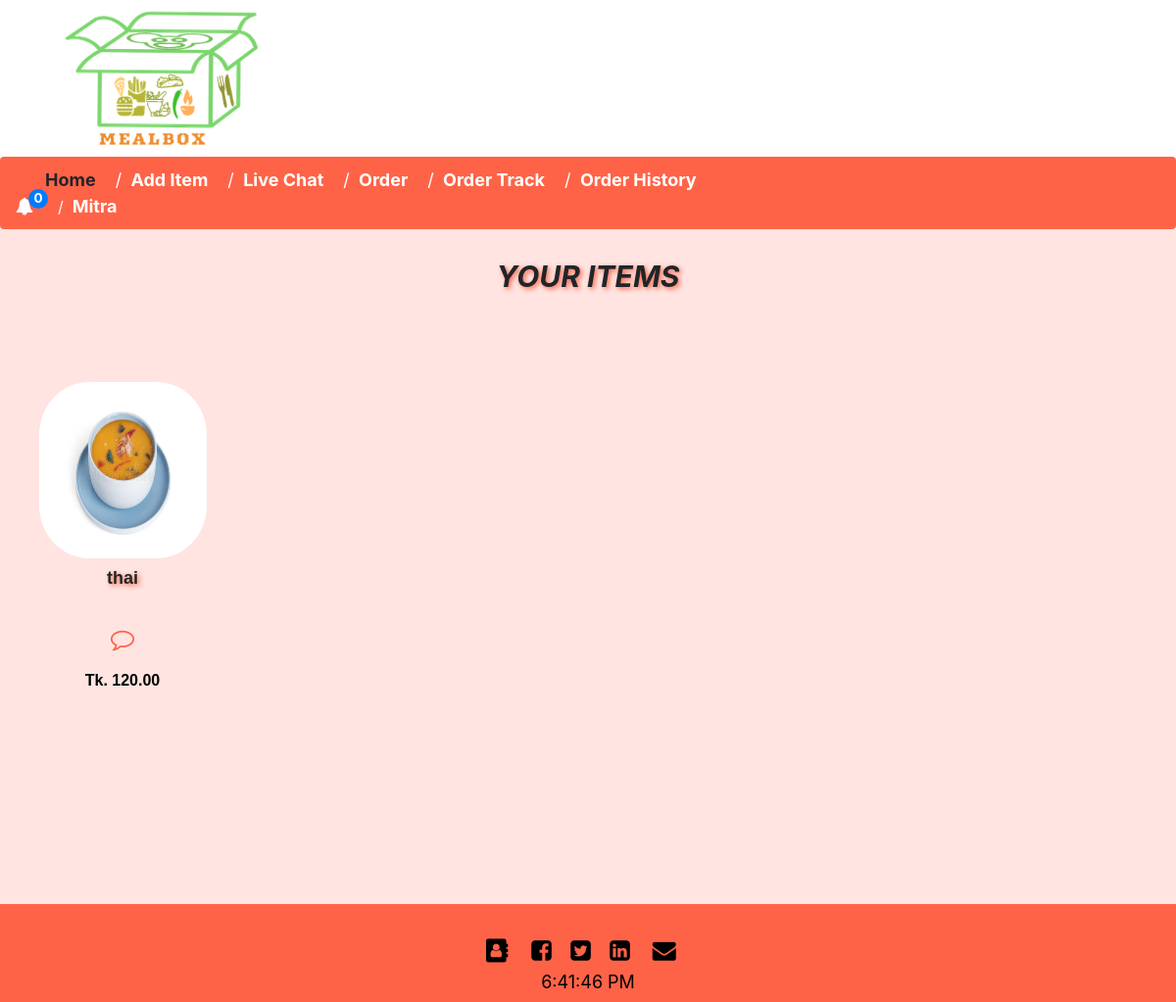
Page /seller_logged-in.php (signed in) on the committed database.
### tables this page shows
CREATE TABLE `food_items` (
  `id` int(255) NOT NULL,
  `category_id` int(255) NOT NULL,
  `category_name` varchar(255) NOT NULL,
  `food_name` varchar(255) NOT NULL,
  `image` text NOT NULL,
  `price` double(10,2) NOT NULL,
  `seller_name` varchar(255) NOT NULL
);

### server2.php (called while the page is built, shortened)
<?php
$seller_name="";
?>

### seller_logged-in.php (the view, shortened to what this page needs)
<?php include('server2.php') ?>
<!DOCTYPE html>
<html>
<head>
    <link rel="stylesheet" href="./css/index3.css"/>
    <link rel="stylesheet" href="https://cdnjs.cloudflare.com/ajax/libs/font-awesome/4.7.0/css/font-awesome.min.css">
    <link rel="stylesheet" href="./css/own_style.css"/>
    <link rel="stylesheet" href="https://cdnjs.cloudflare.com/ajax/libs/font-awesome/4.7.0/css/font-awesome.min.css">
    <link rel="stylesheet" href="https://maxcdn.bootstrapcdn.com/bootstrap/4.0.0/css/bootstrap.min.css">
</head>
<body>
  <div class="header">
    <div class="name">
    </div>
    <div class="logo">
      <img src="./images/mealbox_logo.PNG" alt="Picture" width="210px" height="150px">
    </div>
  </div>
  <ul class="breadcrumb">
  <li class="home"><b> Home</b></li>
  <li><a href="add_food.php"><b> Add Item</b></a></li>
  <li><a href="seller_users.php"><b> Live Chat</b></a></li>
  <li><a href="seller_order_track.php"><b> Order</b></a></li>
  <li><a href="seller_order_track2.php"><b> Order Track</b></a></li>
   <li><a class="notify" href="seller_order_history.php"><b> Order History</b></a></li>
<?php
$sql10 = mysqli_query($db, "SELECT * FROM order2 WHERE status=0 AND seller_name='$seller_name'");
$count=mysqli_num_rows($sql10);
?>
  <div class="dropdown">
  <a class="username" href="#"><i class="fa fa-bell"></i> <span id="count" class="badge badge-primary"><?php echo $count; ?></span></a>
    </div>
    <div class="dropdown">
  <a  class="username" href="#"><b><?php echo $_SESSION['username']; ?></b></a>
    </div>
</ul>
<div class="section2">
  <h3><i>YOUR ITEMS</i></h3>
     <?php
          $product= mysqli_query($db,"SELECT * FROM food_items WHERE seller_name = '".$seller_name."'");
          if (!empty($product)) {
              while ($row2=mysqli_fetch_array($product)) {
        ?>
    <div class="upper">
      <div class="card">
        <div class="product">
        <a href="/f4/food_list_edit.php?id=<?php echo $row2["id"];?>&food_name=<?php echo $row2["food_name"];?>&category_id=<?php echo $row2["category_id"];?>"><img src="<?php echo $row2["image"]; ?>" alt="<?php echo $row2["food_name"]?>" height="180px" ></a>
          <h2><?php echo $row2["food_name"]; ?></h2>
        </div>
        <a href="seller_comment.php?food_name=<?php echo $row2["food_name"]; ?>&food_id=<?php echo $row2["id"]; ?>"><i class="fa fa-comment-o" style="font-size:24px"></i></a>
        <b> <p class="price"><?php echo "Tk. ".$row2["price"]; ?></p></b>
      </div>
   </div>
        <?php
    }
  }
  ?>
</div>
<div class="footer2">
    <div class="socialmedia">
      <a class="social_icons" href="about.php"><i class="fa fa-fw fa-address-book"></i></a>
      <a class="social_icons" href="#"><i class="fa fa-facebook-square"></i></a>
      <a class="social_icons" href="#"><i class="fa fa-twitter-square"></i></a>
      <a class="social_icons" href="#"><i class="fa fa-linkedin-square"></i></a>
      <a class="social_icons" href="contact.php"><i class="fa fa-fw fa-envelope"></i></a>
    </div>
    <div class="timer">
     <p id="demo"></p>
    </div>
 </div>
</body>
</html>

### css/index3.css (style rules this page uses)
body { margin:0; }
.header { height: 160px; width: 100%; }
.logo { padding-left: 60px; padding-top: 5px; }
* { box-sizing: border-box; }
body { font-family: Verdana, sans-serif; }
img { vertical-align: middle; }

### css/own_style.css (style rules this page uses)
#count { border-radius: 50%; position: relative; top: -10px; left: -10px; }

### seller_logged-in.php (style rules this page uses)
.name { float: right; margin-top: 20px; padding-top: 15px; color: black; padding-bottom: 40px; background-image: url("./images/60.png"); background-repeat: no-repeat; background-size: 100% 110px; margin-right: 10px; width: 25%; text-align: center; text-shadow: 2px 2px 5px tomato; overflow: hidden; transform: translatey(0px); animation: float 1.5s ease-in-out infinite; }
.section2 { background-color: mistyrose; padding-top: 20px; height: 100%; width: 100%; padding-bottom: 100px; }
.section2:after { content: ""; display: table; clear: both; }
.upper { float: left; width: 20%; margin-bottom: 50px; }
.card { height: auto; width: 190px; margin-top: 40px; margin-right: 20px; margin-bottom: 50px; margin-left: 30px; text-align: center; font-family: arial; transition: transform .2s; background-color: mistyrose; border: 0; }
.card img { border-radius: 30%; width:90%; }
h2 { margin-top: 10px; text-shadow: 2px 2px 5px tomato; padding: 0px; font-size: 18px; font-weight: bold; }
h3 { text-align: center; margin-top: 10px; padding: 0px; font-size: 30px; font-weight: bold; text-shadow: 2px 2px 5px tomato; margin-bottom: 50px; }
.price { color: black; font-size: 16px; margin-top: 15px; }
.card .product { height: 250px; }
.social_icons { margin-right: 15px; font-size: 24px; color: black; }
.socialmedia { text-align: center; padding-top: 30px; }
.timer p { font-size: 18px; text-align: center; color: black; margin-bottom: 0; }
.footer2 { height: 100px; width: 100%; background-color: tomato; }
a { color: tomato; }
.dropdown { position: relative; display: inline-block; }
ul.breadcrumb { padding: 10px 16px; list-style: none; background-color: tomato; margin-bottom: 0; }
ul.breadcrumb li { display: inline; font-size: 18px; margin-right: 20px; }
ul.breadcrumb li+li:before, ul.breadcrumb div+div:before { color: white; content: "/\00a0"; }
ul.breadcrumb li a { color: white; text-decoration: none; }
.username { color: white; font-size: 18px; text-decoration: none; }
.notify { margin-right: 420px; }
.home { margin-left: 30px; }

### rows in the picture
food_items: image (picture), food_name "thai", price "120.00"

### other values in the picture
$count "0"
$_SESSION['username'] "Mitra"
